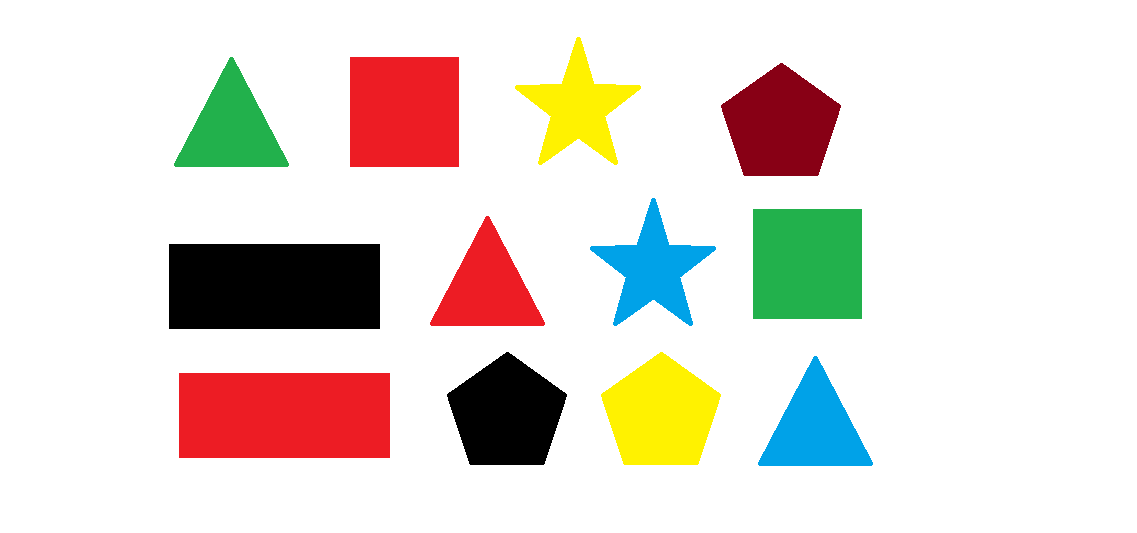
#> input picture imagem.png, 1137 x 533 px
$ python trainee_visao.py
#> lines starting #> are read from the running program, lines starting #| are printed output that depends on the picture; after the words box and inside, x2 and y2 are one past the last pixel; in counts of white or black regions, pixels touching at a corner belong together
import cv2
from pygments import highlight

img = cv2.imread('imagem.png')
#> img is the input picture: shape (533, 1137, 3); mean B, G, R 214, 221, 228.3

#Cor
hsv = cv2.cvtColor(img,cv2.COLOR_BGR2HSV)
#> hsv: shape (533, 1137, 3); mean H, S, V 18.5, 36, 237.6

#Tudo que estiver dentro do range indicado
filtered = cv2.inRange(hsv, (160,150,150), (179,255,255))
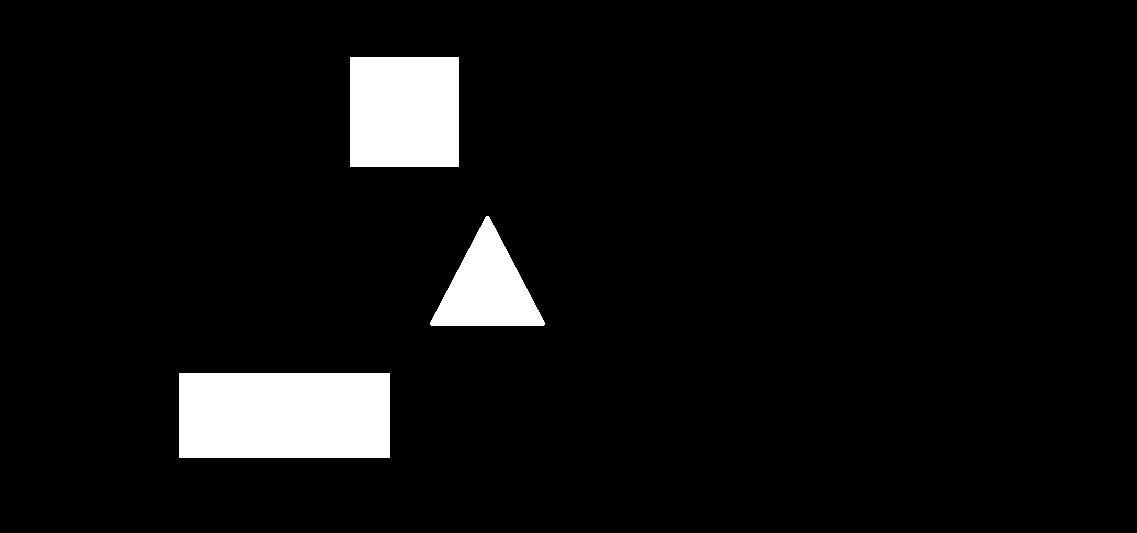
#> filtered: shape (533, 1137); 6% white; 3 white regions

#Contorno
contours,hierarchy = cv2.findContours(filtered, cv2.RETR_EXTERNAL, cv2.CHAIN_APPROX_NONE)
#> contours = 3 contours; box (x1, y1, x2, y2) and area: (179, 373, 390, 458) 17640, (350, 57, 459, 167) 11772, (430, 216, 545, 326) 6494
for contour in contours:
    approx = cv2.approxPolyDP(contour, 0.05 * cv2.arcLength(contour, True), True)
    if len(approx) == 3:
        cv2.drawContours(img, (contour), -1, (0,0,0), 4)
#> this loop made 3 passes
#> approx on passes 1 to 3: [[179, 373], [179, 457], [389, 457], [389, 373]], [[486, 216], [430, 324], [543, 325]], [[350, 57], [350, 166], [458, 166], [458, 57]]
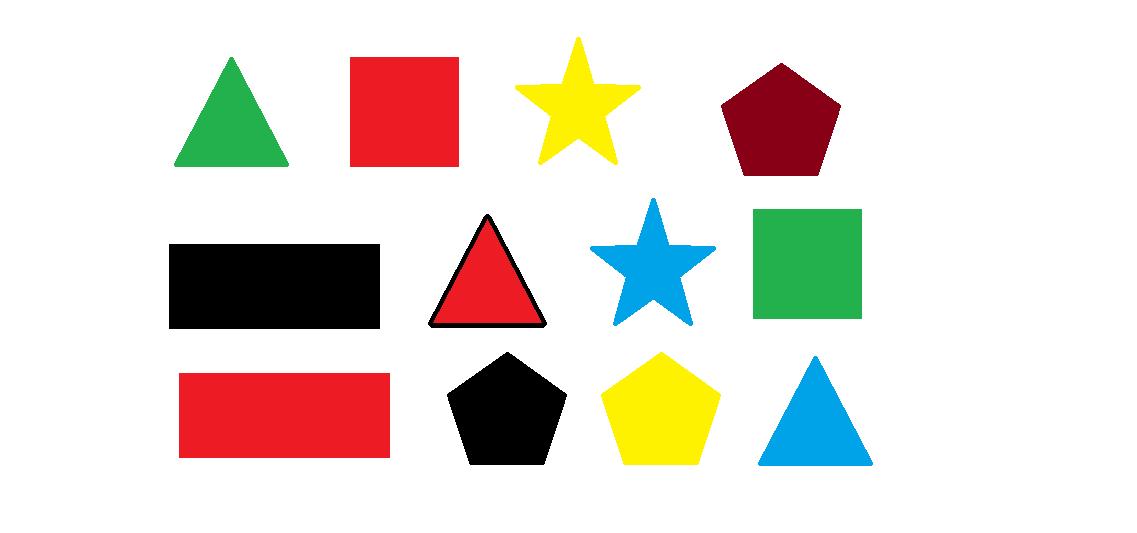
#> img: shape (533, 1137, 3); 0.27% of pixels changed, all inside (x1, y1, x2, y2) = (428, 214, 547, 328)

cv2.imshow('imagem', filtered)#mostra a imagem com os filtros de cores aplicados, no caso vermelho

# [7 lines of commented-out code are left out]
cv2.waitKey(0)
